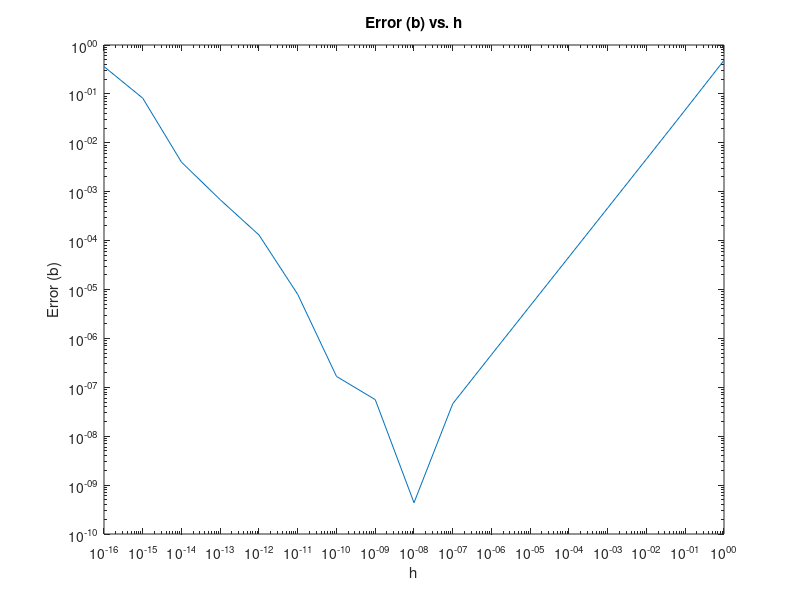
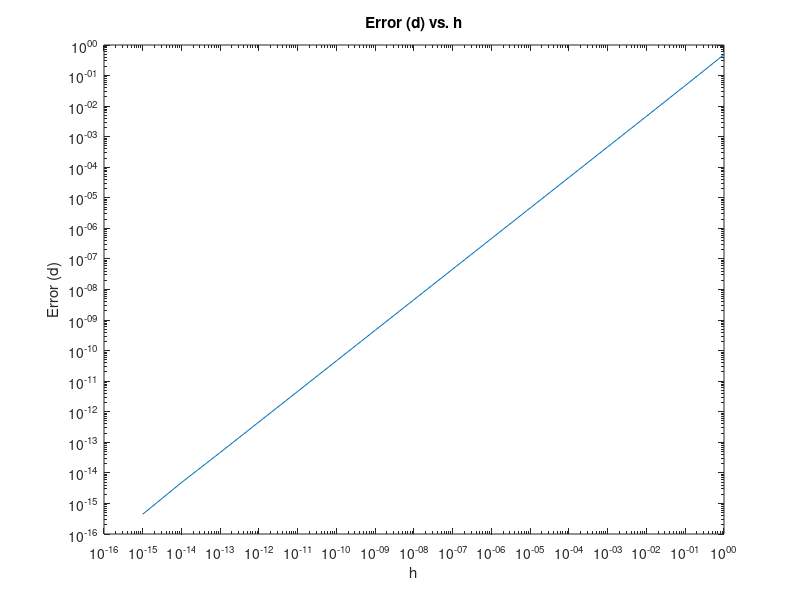

MATLAB code to generate these figures, in order:
x0 = 1.2;
f_prime_exact = cos(x0);
h = 10.^(0:-1:-16);
f_prime_approx = (sin(x0 + h) - sin(x0)) ./ h;
better_approx = (2 * cos(x0 + h/2) .* sin(h/2)) ./ h; 
error_1 = abs(f_prime_exact - f_prime_approx);
error_2 = abs(f_prime_exact - better_approx);

figure;
loglog(h, error_1);
xlabel("h")
ylabel("Error (b)")
title("Error (b) vs. h")

figure;
loglog(h, error_2);
xlabel("h")
ylabel('Error (d)')
title('Error (d) vs. h')